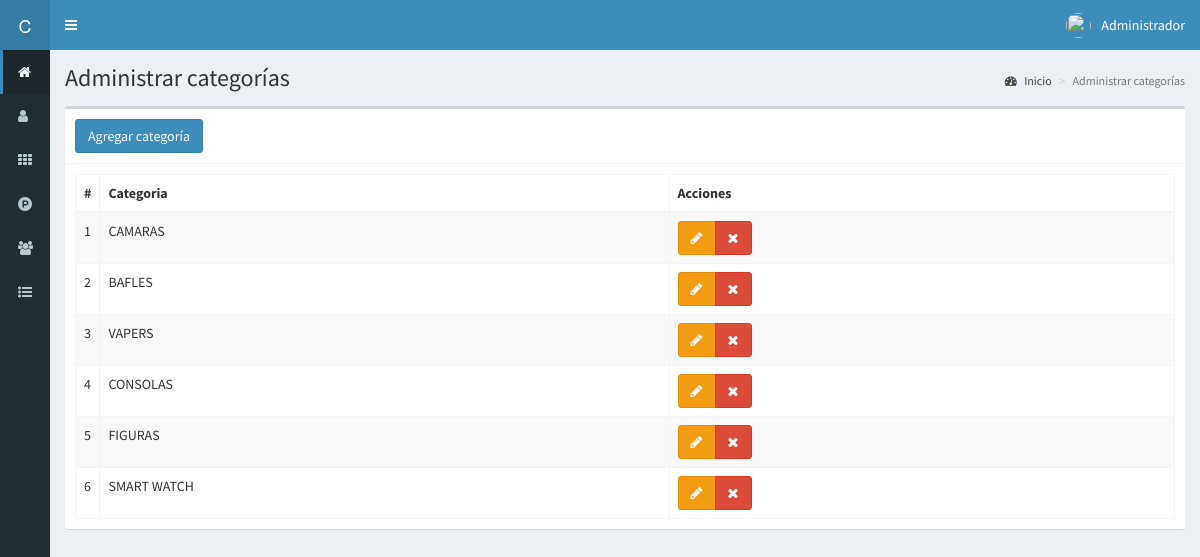
Screenshot of /categorias (signed in) with the database file from the repository.
### tables this page shows
CREATE TABLE `categorias` (
  `id` int(11) NOT NULL,
  `categoria` text NOT NULL,
  `fecha` timestamp NOT NULL DEFAULT current_timestamp() ON UPDATE current_timestamp()
);

### controladores/plantilla.controlador.php (called while the page is built)
<?php
class ControladorPlantilla{
	static public function ctrPlantilla(){
		include "vistas/plantilla.php";
	}
}

### index.php (called while the page is built, shortened)
<?php
require_once "controladores/plantilla.controlador.php";
require_once "controladores/usuarios.controlador.php";
require_once "controladores/categorias.controlador.php";
require_once "controladores/ventas.controlador.php";
require_once "modelos/categorias.modelo.php";
$plantilla = new ControladorPlantilla();
$plantilla -> ctrPlantilla();

### controladores/categorias.controlador.php (called while the page is built, shortened)
<?php
class ControladorCategorias{
	static public function ctrMostrarCategorias($item, $valor){
		$tabla = "categorias";
		$respuesta = ModeloCategorias::mdlMostrarCategorias($tabla, $item, $valor);
		return $respuesta;
	}
}

### modelos/conexion.php (called while the page is built)
<?php
class Conexion{
	static public function conectar(){
		$link = new PDO("mysql:host=localhost;dbname=pos",
			            "root",
			            "");
		$link->exec("set names utf8");
		return $link;
	}
}

### modelos/categorias.modelo.php (called while the page is built, shortened)
<?php
require_once "conexion.php";
class ModeloCategorias{
	static public function mdlMostrarCategorias($tabla, $item, $valor){
		if($item != null){
			$stmt = Conexion::conectar()->prepare("SELECT * FROM $tabla WHERE $item = :$item");
			$stmt -> bindParam(":".$item, $valor, PDO::PARAM_STR);
			$stmt -> execute();
			return $stmt -> fetch();
		}else{
			$stmt = Conexion::conectar()->prepare("SELECT * FROM $tabla");
			$stmt -> execute();
			return $stmt -> fetchAll();
		}
	}
}

### vistas/modulos/categorias.php (the view, shortened to what this page needs)
<div class="content-wrapper">
  <section class="content-header">
    <h1>
      Administrar categorías
    </h1>
    <ol class="breadcrumb">
      <li><a href="inicio"><i class="fa fa-dashboard"></i> Inicio</a></li>
      <li class="active">Administrar categorías</li>
    </ol>
  </section>
  <section class="content">
    <div class="box">
      <div class="box-header with-border">
        <button class="btn btn-primary" data-toggle="modal" data-target="#modalAgregarCategoria">
          Agregar categoría
        </button>
      </div>
      <div class="box-body">
       <table class="table table-bordered table-striped dt-responsive tablas" width="100%">
        <thead>
         <tr>
           <th style="width:10px">#</th>
           <th>Categoria</th>
           <th>Acciones</th>
         </tr>
        </thead>
        <tbody>
        <?php
          $item = null;
          $valor = null;
          $categorias = ControladorCategorias::ctrMostrarCategorias($item, $valor);
          foreach ($categorias as $key => $value) {
            echo ' <tr>
                    <td>'.($key+1).'</td>
                    <td class="text-uppercase">'.$value["categoria"].'</td>
                    <td>
                      <div class="btn-group">
                        <button class="btn btn-warning btnEditarCategoria" idCategoria="'.$value["id"].'" data-toggle="modal" data-target="#modalEditarCategoria"><i class="fa fa-pencil"></i></button>';
                        if($_SESSION["perfil"] == "Administrador"){
                          echo '<button class="btn btn-danger btnEliminarCategoria" idCategoria="'.$value["id"].'"><i class="fa fa-times"></i></button>';
                        }
                      echo '</div>
                    </td>
                  </tr>';
          }
        ?>
        </tbody>
       </table>
      </div>
    </div>
  </section>
</div>

### rows the page displays
categorias: categoria "CAMARAS"
categorias: categoria "BAFLES"
categorias: categoria "VAPERS"
categorias: categoria "CONSOLAS"
categorias: categoria "FIGURAS"
categorias: categoria "SMART WATCH"

### other values shown
$_SESSION["nombre"] "Administrador"
